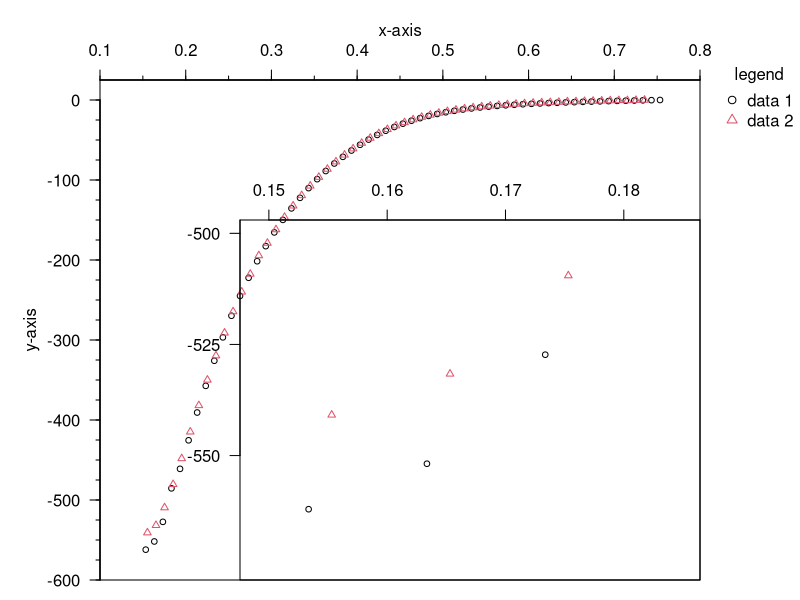

Here is the R script that generated this plot:

### Reading in the data to be plotted
PlotData <- read.table("./PlotData.csv", header=TRUE, sep=",", dec=".")

# Convert Angström to nm:  x 0.1
DistConv=0.1
# Convert Energy from Hartree to kJ/mol: x 2625.5
EnerConv=2625.5

### Setting plot limits
xmin <- 0.1
xmax <- 0.8
ymin <- -600
ymax <- 0
xdiv <- 7
ydiv <- 6

### plot to a pdf - even preffered if the final output should be a PNG
### as the scaling is consistent across different sizes
### the pdf can be converted to other formats or used as is (e.g. with LaTeX)
pdf("Plot.pdf", height=4, width=5)

### plots are arranged bottom, left, top, right
par(mar=c(1,5,4,5))
plot(0, # starting with a random "off-plot" point to have a clean layout and an empty plot
xaxs="i",xlab="",xaxt='n',
xlim=c(xmin,xmax),
yaxs="i",ylab="",yaxt='n',
ylim=c(ymin,ymax+25), # moved ymax to +25 to improve points visibiloty
)

### Some old references that I read, no idea if still current...
# http://stackoverflow.com/questions/12302366/moving-axes-labels-in-r
# http://stackoverflow.com/questions/11775692/how-to-specify-the-actual-x-axis-values-to-plot-as-x-axis-ticks-in-r


### x-axis 
xsubdiv <- 2*xdiv # just to make it clearer how its set
mtext("x-axis", side=3, line=2)
axis(3, at=seq(from=xmin, to=xmax, by=((xmax-xmin)/xdiv)), las=0)
axis(3, at=seq(from=xmin, to=xmax, by=((xmax-xmin)/xsubdiv)), labels = FALSE, tcl = -0.2) 

### y-axis
ysubdiv <- 4*ydiv # just to make it clearer how its set
mtext("y-axis", side=2, line=3, las=0)
axis(2, at=seq(from=ymin, to=ymax, by=((ymax-ymin)/ydiv)), las=2)
axis(2, at=seq(from=ymin, to=ymax, by=((ymax-ymin)/ysubdiv)), labels = FALSE, tcl = -0.2) 


### to plot points a little bit smaller
PointsScale=0.75

points(PlotData$r1*DistConv,(PlotData$E1-max(PlotData$E1, na.rm=TRUE))*EnerConv,pch=1,
 cex=PointsScale, col=1)
points(PlotData$r2*DistConv,(PlotData$E2-max(PlotData$E2, na.rm=TRUE))*EnerConv,pch=2,
 cex=PointsScale, col=2)

### The legend
 par(xpd=TRUE)
legend(0.82,50,
title="legend",
bty='n',
c("data 1","data 2"),
pch=c(1,2),
col=c(1,2)
)

### Creating a second plot in a subsection of the plot area
### plots are arranged bottom, left, top, right
### in this case, bottom and right line up - i.e.
### mar=c(1,x,y,5)
par(xpd=FALSE)
par(new=TRUE,mar=c(1,12,11,5))
plot(
0,
type="l",col=2,lwd="0.05",lty=1,
tck=-0.02,lab=c(10,10,4),las=1,
xlim=c(0.149,0.185),xlab='',xaxt='n',
ylim=c(-575,-500),ylab='',yaxt='n'
#,ann=FALSE # annotation false works as well as an empty label
)

### Some more old references
# http://www.statmethods.net/advgraphs/axes.html
# Some more help: http://stackoverflow.com/questions/3785089/r-change-the-spacing-of-tick-marks-on-the-axis-of-a-plot
# https://stat.ethz.ch/R-manual/R-devel/library/graphics/html/axis.html
# x-axis, set up manually
axis(3, at=c(0.15,0.16,0.17,0.18,0.19), labels=c(0.15,0.16,0.17,0.18,0.19), las=0)
# y-axis, set up manually
axis(2, at=c(-550,-525,-500,-475,-450), las=2)

### and just plotting the data again.
### because we set par(xpd=FALSE) after the legend, the line stops at the border
points(PlotData$r1*DistConv,(PlotData$E1-max(PlotData$E1, na.rm=TRUE))*EnerConv,pch=1, 
cex=PointsScale, col=1)
points(PlotData$r2*DistConv,(PlotData$E2-max(PlotData$E2, na.rm=TRUE))*EnerConv,pch=2, 
cex=PointsScale, col=2)

### being tidy, closing the output device (essential when drawing to files)
dev.off()




